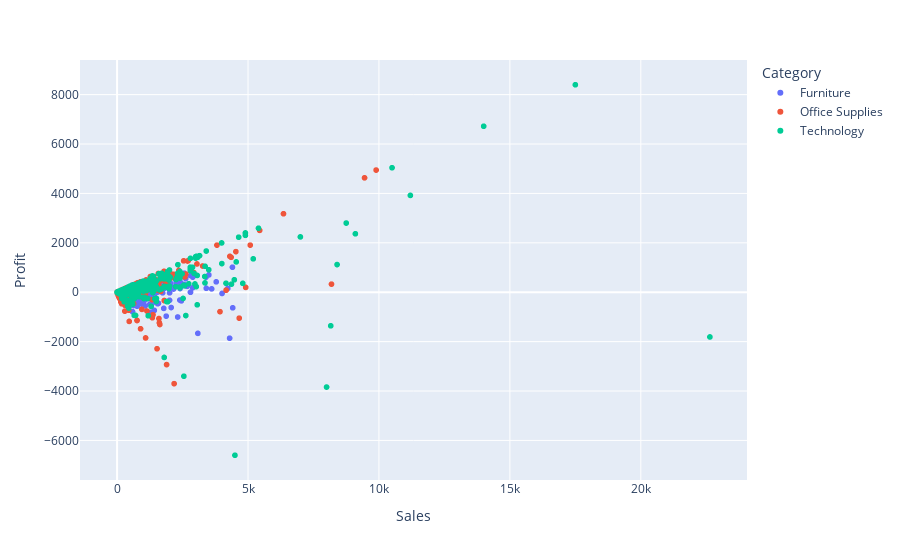

The notebook cell this image was saved under:
### Markdown cell above
Notice how it is really easy to zoom in on certain regions of the plot (double-click to go to the standard view). We can also see that hover-over text appears when we place the cursor on top of a point in the plot. We can add further information to the hover-over data as follows:

### Code cell
px.scatter(df, x="Sales", y="Profit", color="Category", hover_data=['State','Sub-Category','Order ID','Product Name'])

### Figure 1 — Plotly figure (JSON) as saved in the notebook; plotly's stock layout.template omitted (floating-point values rounded to 4 significant figures; data arrays with more than 128 entries replaced by an {"elided": "..."} marker saying what was removed)
{"data": [{"customdata": {"elided": "2121x4 str values"}, "hovertemplate": "Category=Furniture<br>Sales=%{x}<br>Profit=%{y}<br>State=%{customdata[0]}<br>Sub-Category=%{customdata[1]}<br>Order ID=%{customdata[2]}<br>Product Name=%{customdata[3]}<extra></extra>", "legendgroup": "Furniture", "marker": {"color": "#636efa", "symbol": "circle"}, "mode": "markers", "name": "Furniture", "showlegend": true, "type": "scattergl", "x": {"elided": "2121 float values"}, "xaxis": "x", "y": {"elided": "2121 float values"}, "yaxis": "y"}, {"customdata": {"elided": "6026x4 str values"}, "hovertemplate": "Category=Office Supplies<br>Sales=%{x}<br>Profit=%{y}<br>State=%{customdata[0]}<br>Sub-Category=%{customdata[1]}<br>Order ID=%{customdata[2]}<br>Product Name=%{customdata[3]}<extra></extra>", "legendgroup": "Office Supplies", "marker": {"color": "#EF553B", "symbol": "circle"}, "mode": "markers", "name": "Office Supplies", "showlegend": true, "type": "scattergl", "x": {"elided": "6026 float values"}, "xaxis": "x", "y": {"elided": "6026 float values"}, "yaxis": "y"}, {"customdata": {"elided": "1847x4 str values"}, "hovertemplate": "Category=Technology<br>Sales=%{x}<br>Profit=%{y}<br>State=%{customdata[0]}<br>Sub-Category=%{customdata[1]}<br>Order ID=%{customdata[2]}<br>Product Name=%{customdata[3]}<extra></extra>", "legendgroup": "Technology", "marker": {"color": "#00cc96", "symbol": "circle"}, "mode": "markers", "name": "Technology", "showlegend": true, "type": "scattergl", "x": {"elided": "1847 float values"}, "xaxis": "x", "y": {"elided": "1847 float values"}, "yaxis": "y"}], "layout": {"legend": {"title": {"text": "Category"}, "tracegroupgap": 0}, "margin": {"t": 60}, "xaxis": {"anchor": "y", "domain": [0, 1], "title": {"text": "Sales"}}, "yaxis": {"anchor": "x", "domain": [0, 1], "title": {"text": "Profit"}}}}
